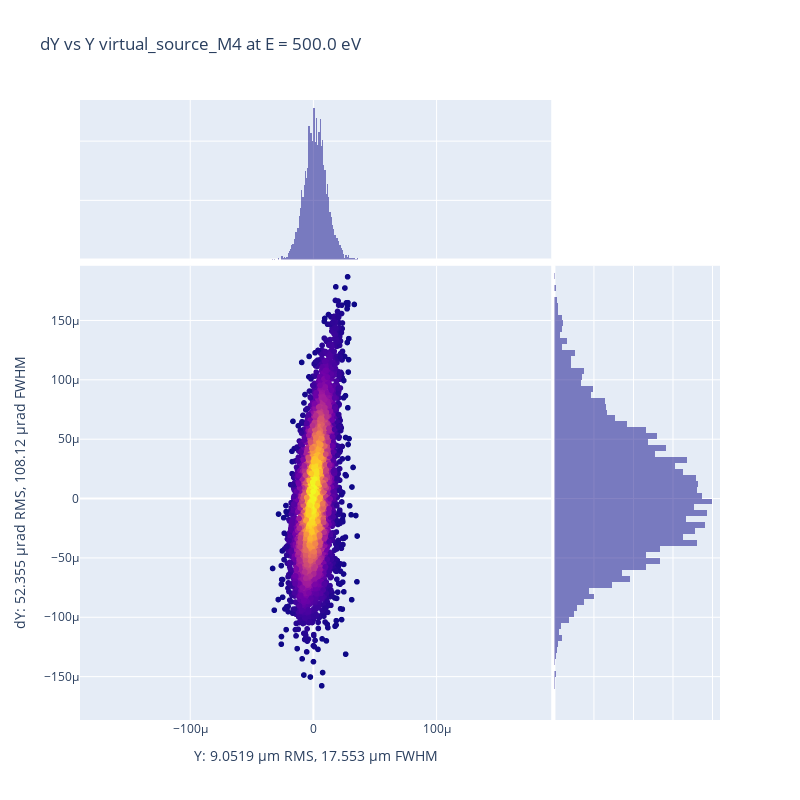

Source (notebook cell):
### Code cell
px.plot_spd_plotly(oe.get_diagram(distance_from_oe=0), oe_name=oe.name, x_key="Y", y_key="dY", 
                show_map=False, light_plot=False, orthonorm=True, save_in_file="", return_fwhm=False,)

### Figure 1 — Plotly figure (JSON) as saved in the notebook; plotly's stock layout.template omitted (floating-point values rounded to 4 significant figures; data arrays with more than 128 entries replaced by an {"elided": "..."} marker saying what was removed)
{"data": [{"hovertemplate": "Y=%{x}<br>dY=%{y}<br>color=%{marker.color}<extra></extra>", "legendgroup": "", "marker": {"color": {"elided": "5000 float values"}, "coloraxis": "coloraxis", "symbol": "circle"}, "mode": "markers", "name": "", "showlegend": false, "type": "scattergl", "x": {"elided": "5000 float values"}, "xaxis": "x", "y": {"elided": "5000 float values"}, "yaxis": "y"}, {"alignmentgroup": "True", "bingroup": "x", "hovertemplate": "Y=%{x}<br>count=%{y}<extra></extra>", "legendgroup": "", "marker": {"color": "#0d0887"}, "name": "", "offsetgroup": "", "opacity": 0.5, "showlegend": false, "type": "histogram", "x": {"elided": "5000 float values"}, "xaxis": "x3", "yaxis": "y3"}, {"alignmentgroup": "True", "bingroup": "y", "hovertemplate": "dY=%{y}<br>count=%{x}<extra></extra>", "legendgroup": "", "marker": {"color": "#0d0887"}, "name": "", "offsetgroup": "", "opacity": 0.5, "showlegend": false, "type": "histogram", "xaxis": "x2", "y": {"elided": "5000 float values"}, "yaxis": "y2"}], "layout": {"barmode": "overlay", "coloraxis": {"colorbar": {"title": {"text": "color"}}, "colorscale": [[0, "#0d0887"], [0.1111, "#46039f"], [0.2222, "#7201a8"], [0.3333, "#9c179e"], [0.4444, "#bd3786"], [0.5556, "#d8576b"], [0.6667, "#ed7953"], [0.7778, "#fb9f3a"], [0.8889, "#fdca26"], [1, "#f0f921"]], "showscale": false}, "height": 800, "legend": {"tracegroupgap": 0}, "title": {"text": "dY vs Y virtual_source_M4 at E = 500.0 eV"}, "width": 800, "xaxis": {"anchor": "y", "domain": [0, 0.7363], "range": [-0.0001895, 0.0001931], "title": {"text": "Y: 9.0519 µm RMS, 17.553 µm FWHM"}}, "xaxis2": {"anchor": "y2", "domain": [0.7413, 1], "matches": "x2", "showgrid": true, "showline": false, "showticklabels": false, "ticks": ""}, "xaxis3": {"anchor": "y3", "domain": [0, 0.7363], "matches": "x", "showgrid": true, "showticklabels": false}, "xaxis4": {"anchor": "y4", "domain": [0.7413, 1], "matches": "x2", "showgrid": true, "showline": false, "showticklabels": false, "ticks": ""}, "yaxis": {"anchor": "x", "domain": [0, 0.7326], "range": [-0.0001865, 0.000196], "title": {"text": "dY: 52.355 µrad RMS, 108.12 µrad FWHM"}}, "yaxis2": {"anchor": "x2", "domain": [0, 0.7326], "matches": "y", "showgrid": true, "showticklabels": false}, "yaxis3": {"anchor": "x3", "domain": [0.7426, 1], "matches": "y3", "showgrid": true, "showline": false, "showticklabels": false, "ticks": ""}, "yaxis4": {"anchor": "x4", "domain": [0.7426, 1], "matches": "y3", "showgrid": true, "showline": false, "showticklabels": false, "ticks": ""}}}
